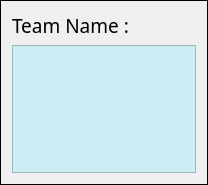
            <widget class="QFrame" name="SelectedPlayersFrame">
             <property name="frameShape">
              <enum>QFrame::Box</enum>
             </property>
             <property name="frameShadow">
              <enum>QFrame::Plain</enum>
             </property>
             <layout class="QGridLayout" name="gridLayout_12">
              <item row="0" column="0">
               <layout class="QGridLayout" name="SelectedPlayersGrid">
                <item row="1" column="0">
                 <widget class="QListWidget" name="TeamPlayersList">
                  <property name="enabled">
                   <bool>false</bool>
                  </property>
                  <property name="palette">
                   <palette>
                    <active>
                     <colorrole role="Button">
                      <brush brushstyle="SolidPattern">
                       <color alpha="255">
                        <red>202</red>
                        <green>236</green>
                        <blue>243</blue>
                       </color>
                      </brush>
                     </colorrole>
                     <colorrole role="Base">
                      <brush brushstyle="SolidPattern">
                       <color alpha="255">
                        <red>202</red>
                        <green>236</green>
                        <blue>243</blue>
                       </color>
                      </brush>
                     </colorrole>
                     <colorrole role="Window">
                      <brush brushstyle="SolidPattern">
                       <color alpha="255">
                        <red>202</red>
                        <green>236</green>
                        <blue>243</blue>
                       </color>
                      </brush>
                     </colorrole>
                    </active>
                    <inactive>
                     <colorrole role="Button">
                      <brush brushstyle="SolidPattern">
                       <color alpha="255">
                        <red>202</red>
                        <green>236</green>
                        <blue>243</blue>
                       </color>
                      </brush>
                     </colorrole>
                     <colorrole role="Base">
                      <brush brushstyle="SolidPattern">
                       <color alpha="255">
                        <red>202</red>
                        <green>236</green>
                        <blue>243</blue>
                       </color>
                      </brush>
                     </colorrole>
                     <colorrole role="Window">
                      <brush brushstyle="SolidPattern">
                       <color alpha="255">
                        <red>202</red>
                        <green>236</green>
                        <blue>243</blue>
                       </color>
                      </brush>
                     </colorrole>
                    </inactive>
                    <disabled>
                     <colorrole role="Button">
                      <brush brushstyle="SolidPattern">
                       <color alpha="255">
                        <red>202</red>
                        <green>236</green>
                        <blue>243</blue>
                       </color>
                      </brush>
                     </colorrole>
                     <colorrole role="Base">
                      <brush brushstyle="SolidPattern">
                       <color alpha="255">
                        <red>202</red>
                        <green>236</green>
                        <blue>243</blue>
                       </color>
                      </brush>
                     </colorrole>
                     <colorrole role="Window">
                      <brush brushstyle="SolidPattern">
                       <color alpha="255">
                        <red>202</red>
                        <green>236</green>
                        <blue>243</blue>
                       </color>
                      </brush>
                     </colorrole>
                    </disabled>
                   </palette>
                  </property>
                  <property name="font">
                   <font>
                    <family>Rockwell</family>
                    <pointsize>15</pointsize>
                    <weight>50</weight>
                    <bold>false</bold>
                   </font>
                  </property>
                  <property name="styleSheet">
                   <string notr="true">background-color:rgb(202, 236, 243)</string>
                  </property>
                  <property name="frameShadow">
                   <enum>QFrame::Sunken</enum>
                  </property>
                  <property name="sizeAdjustPolicy">
                   <enum>QAbstractScrollArea::AdjustToContentsOnFirstShow</enum>
                  </property>
                  <property name="editTriggers">
                   <set>QAbstractItemView::DoubleClicked|QAbstractItemView::SelectedClicked</set>
                  </property>
                  <property name="textElideMode">
                   <enum>Qt::ElideMiddle</enum>
                  </property>
                  <property name="isWrapping" stdset="0">
                   <bool>false</bool>
                  </property>
                  <property name="resizeMode">
                   <enum>QListView::Adjust</enum>
                  </property>
                  <property name="wordWrap">
                   <bool>true</bool>
                  </property>
                 </widget>
                </item>
                <item row="0" column="0">
                 <layout class="QGridLayout" name="YourTeamGrid">
                  <item row="1" column="0">
                   <widget class="QLabel" name="TeamNameLbl">
                    <property name="font">
                     <font>
                      <family>Rockwell</family>
                      <pointsize>14</pointsize>
                      <weight>50</weight>
                      <bold>false</bold>
                     </font>
                    </property>
                    <property name="text">
                     <string>Team Name : </string>
                    </property>
                   </widget>
                  </item>
                  <item row="1" column="1">
                   <widget class="QLabel" name="TeamNameDisplayLbl">
                    <property name="sizePolicy">
                     <sizepolicy hsizetype="MinimumExpanding" vsizetype="Preferred">
                      <horstretch>0</horstretch>
                      <verstretch>0</verstretch>
                     </sizepolicy>
                    </property>
                    <property name="font">
                     <font>
                      <family>Comic Sans MS</family>
                      <pointsize>14</pointsize>
                      <weight>75</weight>
                      <bold>true</bold>
                     </font>
                    </property>
                    <property name="text">
                     <string/>
                    </property>
                   </widget>
                  </item>
                 </layout>
                </item>
               </layout>
              </item>
             </layout>
            </widget>
